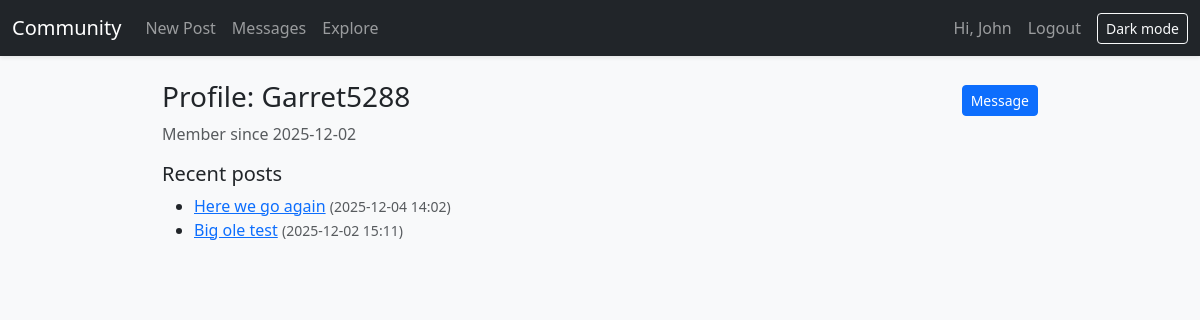
The page /user/Garret5288 (signed in) on the database its author committed.
### community_forum.py (models this page shows)
class User(db.Model):
	id = db.Column(db.Integer, primary_key=True)
	username = db.Column(db.String(80), unique=True, nullable=False, index=True)
	email = db.Column(db.String(120), unique=True, nullable=False, index=True)
	password_hash = db.Column(db.String(128), nullable=False)
	is_admin = db.Column(db.Boolean, default=False, nullable=False)
	bio = db.Column(db.Text)
	created_at = db.Column(db.DateTime, default=datetime.utcnow, nullable=False)
	posts = db.relationship('Post', back_populates='author', cascade='all, delete-orphan')
	comments = db.relationship('Comment', back_populates='author', cascade='all, delete-orphan')
	sent_messages = db.relationship('Message', foreign_keys='Message.sender_id', back_populates='sender', cascade='all, delete-orphan')
	received_messages = db.relationship('Message', foreign_keys='Message.recipient_id', back_populates='recipient', cascade='all, delete-orphan')

class Post(db.Model):
	id = db.Column(db.Integer, primary_key=True)
	author_id = db.Column(db.Integer, db.ForeignKey('user.id'), nullable=False)
	title = db.Column(db.String(255), nullable=False, index=True)
	body = db.Column(db.Text, nullable=False)
	created_at = db.Column(db.DateTime, default=datetime.utcnow, nullable=False, index=True)
	author = db.relationship('User', back_populates='posts')
	comments = db.relationship('Comment', back_populates='post', cascade='all, delete-orphan')

### community_forum.py (the view)
@app.route('/user/<username>')
def user_profile(username: str):
	u = User.query.filter(db.func.lower(User.username) == (username or '').lower()).first()
	if not u:
		flash('User not found.', 'error')
		return redirect(url_for('index'))
	posts = Post.query.filter_by(author_id=u.id).order_by(Post.created_at.desc()).limit(10).all()
	return render_template('user_profile.html', title=f'{u.username} — Profile', u=u, posts=posts)

### community_forum.py (called while the page is built)
def current_user():
	uid = session.get('uid')
	if not uid:
		return None
	return User.query.get(uid)

@app.context_processor
def inject_user_and_csrf():
	u = current_user()
	unread = 0
	if u:
		try:
			unread = Message.query.filter_by(recipient_id=u.id, read_at=None).count()
		except Exception:
			unread = 0
	return {
		'user': u,
		'csrf_token': _csrf_token(),
		'unread_count': unread,
	}

@app.after_request
def add_security_headers(resp):
	csp = (
		"default-src 'self'; "
		"style-src 'self' https://cdn.jsdelivr.net; "
		"script-src 'self' https://cdn.jsdelivr.net; "
		"object-src 'none'; base-uri 'self'; frame-ancestors 'none'"
	)
	resp.headers['Content-Security-Policy'] = csp
	resp.headers['X-Content-Type-Options'] = 'nosniff'
	resp.headers['X-Frame-Options'] = 'DENY'
	resp.headers['Referrer-Policy'] = 'no-referrer'
	return resp

def _csrf_token():
	tok = session.get('csrf_token')
	if not tok:
		import secrets
		tok = secrets.token_urlsafe(32)
		session['csrf_token'] = tok
	return tok

@app.before_request
def enforce_idle_timeout():
	uid = session.get('uid')
	if not uid:
		return
	try:
		last = int(session.get('last_activity') or 0)
	except Exception:
		last = 0
	now = int(time.time())
	idle_limit = app.config['SESSION_IDLE_TIMEOUT_MIN'] * 60
	if last and (now - last) > idle_limit:
		session.clear()
		flash('Session expired due to inactivity. Please log in again.', 'error')
		return redirect(url_for('login'))
	session['last_activity'] = now

### templates/user_profile.html (shortened to what this page needs)
{% extends 'base.html' %}
{% block content %}
<div class="d-flex justify-content-between align-items-center">
    <h3>Profile: {{ u.username }}</h3>
    <div class="d-flex gap-2">
        {% if user and user.id != u.id %}
        <a class="btn btn-sm btn-primary" href="{{ url_for('message_compose') }}?to={{ u.username }}">Message</a>
        {% endif %}
    </div>
</div>
<p class="text-muted">Member since {{ u.created_at.strftime('%Y-%m-%d') }}</p>
<h5 class="mt-3">Recent posts</h5>
<ul>
    {% for p in posts %}
    <li><a href="{{ url_for('post_view', post_id=p.id) }}">{{ p.title }}</a> <small class="text-muted">({{
            p.created_at.strftime('%Y-%m-%d %H:%M') }})</small></li>
    {% endfor %}
</ul>
{% endblock %}

### templates/base.html (shortened to what this page needs)
<!doctype html>
<link rel="stylesheet" href="https://cdn.jsdelivr.net/npm/bootstrap@5.3.2/dist/css/bootstrap.min.css">
<link rel="stylesheet" href="{{ url_for('static', filename='app.css') }}">
<nav class="navbar navbar-dark bg-dark navbar-expand-lg">
    <div class="container-fluid">
        <a class="navbar-brand" href="/">Community</a>
        <div class="collapse navbar-collapse" id="nav">
            <ul class="navbar-nav me-auto">
                <li class="nav-item"><a class="nav-link" href="{{ url_for('post_create') }}">New Post</a></li>
                <li class="nav-item">
                    <a class="nav-link position-relative" href="{{ url_for('inbox') }}">
                        Messages
                    </a>
                </li>
                <li class="nav-item"><a class="nav-link" href="{{ url_for('explore') }}">Explore</a></li>
            </ul>
            <ul class="navbar-nav ms-auto align-items-center">
                {% if user %}
                <li class="nav-item"><span class="navbar-text me-2">Hi, {{ user.username }}</span></li>
                <li class="nav-item"><a class="nav-link" href="{{ url_for('logout') }}">Logout</a></li>
                {% else %}
                <li class="nav-item"><a class="nav-link" href="{{ url_for('login') }}">Login</a></li>
                <li class="nav-item"><a class="nav-link" href="{{ url_for('register') }}">Register</a></li>
                {% endif %}
                <li class="nav-item ms-2">
                    <button id="themeToggle" class="btn btn-sm btn-outline-light" type="button">Dark mode</button>
                </li>
            </ul>
        </div>
    </div>
</nav>
<main class="container my-4">
    {% block content %}{% endblock %}
</main>

### static/app.css (style rules this page uses)
.navbar { box-shadow: 0 2px 4px rgba(0, 0, 0, 0.08); }
a { color: var(--primary); }
.container { max-width: 900px; }
.btn-primary { background-color: var(--primary); border-color: var(--primary); color: #ffffff; }
a.btn-primary, button.btn-primary { color: #ffffff !important; }

### rows shown on the page
User: username "John"
User: username "Garret5288", created_at "2025-12-02"
Post: title "Here we go again", created_at "2025-12-04 14:02"
Post: title "Big ole test", created_at "2025-12-02 15:11"
